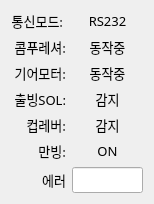
   <widget class="QWidget" name="layoutWidget">
    <property name="geometry">
     <rect>
      <x>30</x>
      <y>120</y>
      <width>154</width>
      <height>183</height>
     </rect>
    </property>
    <layout class="QGridLayout" name="gridLayout">
     <item row="0" column="0">
      <widget class="QLabel" name="label_27">
       <property name="font">
        <font>
         <family>함초롬돋움</family>
         <pointsize>10</pointsize>
         <weight>50</weight>
         <italic>false</italic>
         <bold>false</bold>
        </font>
       </property>
       <property name="text">
        <string>통신모드: </string>
       </property>
       <property name="alignment">
        <set>Qt::AlignRight|Qt::AlignTrailing|Qt::AlignVCenter</set>
       </property>
      </widget>
     </item>
     <item row="0" column="1">
      <widget class="QLabel" name="LB_STATUS_COMM_MODE">
       <property name="font">
        <font>
         <family>함초롬돋움</family>
         <pointsize>10</pointsize>
         <weight>50</weight>
         <italic>false</italic>
         <bold>false</bold>
        </font>
       </property>
       <property name="text">
        <string>RS232</string>
       </property>
       <property name="alignment">
        <set>Qt::AlignCenter</set>
       </property>
      </widget>
     </item>
     <item row="1" column="0">
      <widget class="QLabel" name="label_29">
       <property name="font">
        <font>
         <family>함초롬돋움</family>
         <pointsize>10</pointsize>
         <weight>50</weight>
         <italic>false</italic>
         <bold>false</bold>
        </font>
       </property>
       <property name="text">
        <string>콤푸레셔:</string>
       </property>
       <property name="alignment">
        <set>Qt::AlignRight|Qt::AlignTrailing|Qt::AlignVCenter</set>
       </property>
      </widget>
     </item>
     <item row="1" column="1">
      <widget class="QLabel" name="LB_STATUS_COMP_WORKING">
       <property name="font">
        <font>
         <family>함초롬돋움</family>
         <pointsize>10</pointsize>
         <weight>50</weight>
         <italic>false</italic>
         <bold>false</bold>
        </font>
       </property>
       <property name="text">
        <string>동작중</string>
       </property>
       <property name="alignment">
        <set>Qt::AlignCenter</set>
       </property>
      </widget>
     </item>
     <item row="2" column="0">
      <widget class="QLabel" name="label_30">
       <property name="font">
        <font>
         <family>함초롬돋움</family>
         <pointsize>10</pointsize>
         <weight>50</weight>
         <italic>false</italic>
         <bold>false</bold>
        </font>
       </property>
       <property name="text">
        <string>기어모터:</string>
       </property>
       <property name="alignment">
        <set>Qt::AlignRight|Qt::AlignTrailing|Qt::AlignVCenter</set>
       </property>
      </widget>
     </item>
     <item row="2" column="1">
      <widget class="QLabel" name="LB_STATUS_GEAR_WORKING">
       <property name="font">
        <font>
         <family>함초롬돋움</family>
         <pointsize>10</pointsize>
         <weight>50</weight>
         <italic>false</italic>
         <bold>false</bold>
        </font>
       </property>
       <property name="text">
        <string>동작중</string>
       </property>
       <property name="alignment">
        <set>Qt::AlignCenter</set>
       </property>
      </widget>
     </item>
     <item row="3" column="0">
      <widget class="QLabel" name="label_28">
       <property name="font">
        <font>
         <family>함초롬돋움</family>
         <pointsize>10</pointsize>
         <weight>50</weight>
         <italic>false</italic>
         <bold>false</bold>
        </font>
       </property>
       <property name="text">
        <string>출빙SOL:</string>
       </property>
       <property name="alignment">
        <set>Qt::AlignRight|Qt::AlignTrailing|Qt::AlignVCenter</set>
       </property>
      </widget>
     </item>
     <item row="3" column="1">
      <widget class="QLabel" name="LB_STATUS_OUT_SOL_DETECT">
       <property name="font">
        <font>
         <family>함초롬돋움</family>
         <pointsize>10</pointsize>
         <weight>50</weight>
         <italic>false</italic>
         <bold>false</bold>
        </font>
       </property>
       <property name="text">
        <string>감지</string>
       </property>
       <property name="alignment">
        <set>Qt::AlignCenter</set>
       </property>
      </widget>
     </item>
     <item row="4" column="0">
      <widget class="QLabel" name="label_25">
       <property name="font">
        <font>
         <family>함초롬돋움</family>
         <pointsize>10</pointsize>
         <weight>50</weight>
         <italic>false</italic>
         <bold>false</bold>
        </font>
       </property>
       <property name="text">
        <string>컵레버:</string>
       </property>
       <property name="alignment">
        <set>Qt::AlignRight|Qt::AlignTrailing|Qt::AlignVCenter</set>
       </property>
      </widget>
     </item>
     <item row="4" column="1">
      <widget class="QLabel" name="LB_STATUS_CUP_LEVER_DETECT">
       <property name="font">
        <font>
         <family>함초롬돋움</family>
         <pointsize>10</pointsize>
         <weight>50</weight>
         <italic>false</italic>
         <bold>false</bold>
        </font>
       </property>
       <property name="text">
        <string>감지</string>
       </property>
       <property name="alignment">
        <set>Qt::AlignCenter</set>
       </property>
      </widget>
     </item>
     <item row="5" column="0">
      <widget class="QLabel" name="label_26">
       <property name="font">
        <font>
         <family>함초롬돋움</family>
         <pointsize>10</pointsize>
         <weight>50</weight>
         <italic>false</italic>
         <bold>false</bold>
        </font>
       </property>
       <property name="text">
        <string>만빙:</string>
       </property>
       <property name="alignment">
        <set>Qt::AlignRight|Qt::AlignTrailing|Qt::AlignVCenter</set>
       </property>
      </widget>
     </item>
     <item row="5" column="1">
      <widget class="QLabel" name="LB_STATUS_FULL_ICE">
       <property name="font">
        <font>
         <family>함초롬돋움</family>
         <pointsize>10</pointsize>
         <weight>50</weight>
         <italic>false</italic>
         <bold>false</bold>
        </font>
       </property>
       <property name="text">
        <string>ON</string>
       </property>
       <property name="alignment">
        <set>Qt::AlignCenter</set>
       </property>
      </widget>
     </item>
     <item row="6" column="0">
      <widget class="QLabel" name="label_41">
       <property name="font">
        <font>
         <family>함초롬돋움</family>
         <pointsize>10</pointsize>
         <weight>50</weight>
         <italic>false</italic>
         <bold>false</bold>
        </font>
       </property>
       <property name="text">
        <string>에러</string>
       </property>
       <property name="alignment">
        <set>Qt::AlignRight|Qt::AlignTrailing|Qt::AlignVCenter</set>
       </property>
      </widget>
     </item>
     <item row="6" column="1">
      <widget class="QLineEdit" name="LE_ICE_ERROR">
       <property name="font">
        <font>
         <family>함초롬돋움</family>
         <pointsize>10</pointsize>
         <weight>50</weight>
         <italic>false</italic>
         <bold>false</bold>
        </font>
       </property>
       <property name="alignment">
        <set>Qt::AlignCenter</set>
       </property>
       <property name="readOnly">
        <bool>true</bool>
       </property>
      </widget>
     </item>
    </layout>
   </widget>
